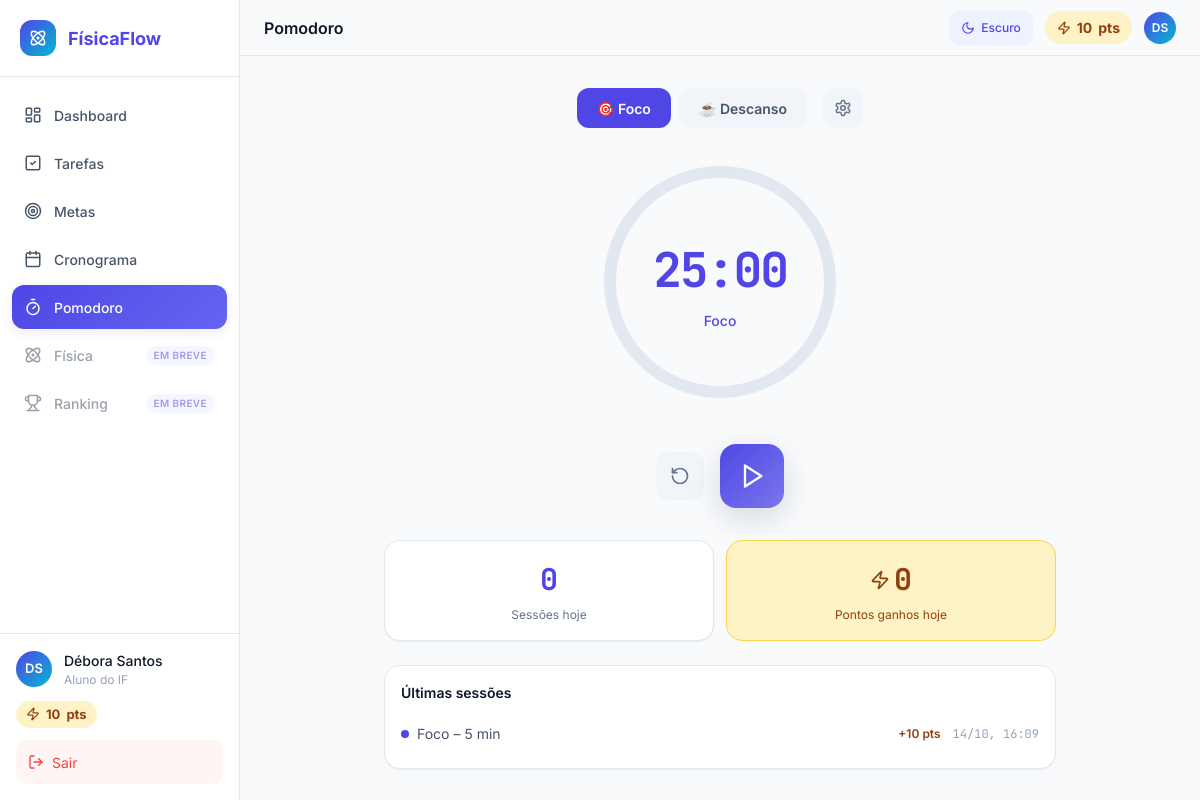
The page /pomodoro (signed in) on the database its author committed.
### app/models/student.py (models this page shows, shortened)
class Student(UserMixin, db.Model):
    id = db.Column(db.Integer, primary_key=True)
    name = db.Column(db.String(128), index=True, nullable=False)
    email = db.Column(db.String(128), index=True, unique=True, nullable=False)
    password_hash = db.Column(db.String(256), nullable=False)
    matricula_suap = db.Column(db.String(32), index=True, unique=True, nullable=True)
    is_if = db.Column(db.Boolean, default=False, nullable=False)
    team_id = db.Column(db.Integer, db.ForeignKey('team.id'), nullable=True)
    def get_id(self):
        return f"student:{self.id}"

### app/models/pomodoro_session.py (models this page shows, shortened)
class PomodoroSession(db.Model):
    __tablename__ = "pomodoro_session"
    STATUS = ("em_andamento", "concluida", "cancelada")
    MIN_MINUTOS = 5
    MAX_MINUTOS = 60
    PONTOS_POR_MINUTO = 2  # 25 min = 50 pontos, como no protótipo
    TOLERANCIA_SEGUNDOS = 5  # folga para o atraso da rede
    id = db.Column(db.Integer, primary_key=True)
    minutes = db.Column(db.Integer, nullable=False)
    status = db.Column(db.String(20), nullable=False, default="em_andamento")
    started_at = db.Column(db.DateTime, nullable=False, default=agora_utc)
    completed_at = db.Column(db.DateTime, nullable=True)
    points_awarded = db.Column(db.Integer, nullable=False, default=0)
    student_id = db.Column(
        db.Integer, db.ForeignKey("student.id"), nullable=False, index=True
    )
    student = db.relationship(
        "Student",
        backref=db.backref("pomodoro_sessions", lazy="dynamic", cascade="all, delete-orphan"),
    )
    @property
    def when_label(self):
        return descrever_quando(self.completed_at)

### app/routes.py (the view)
@app.route("/pomodoro")
@student_required
def pomodoro():
    return render_template(
        "pomodoro/index.html",
        hoje=PomodoroService.resumo_do_dia(current_user.id),
        sessoes=PomodoroService.ultimas(current_user.id),
        limites=PomodoroSession,
    )

### app/__init__.py (called while the page is built)
@login_manager.user_loader
def load_user(id_composto):
    from app.services.StudentService import StudentService
    from app.services.ProfessorService import ProfessorService
    try:
        tipo, id_puro = id_composto.split(":", 1)
    except ValueError:
        return None
    if tipo == "student":
        return StudentService.buscar_por_id(int(id_puro))
    if tipo == "professor":
        return ProfessorService.buscar_por_id(int(id_puro))
    return None

### app/routes.py (called while the page is built)
@app.context_processor
def injetar_pontos():
    usuario = current_user._get_current_object() if current_user else None
    if isinstance(usuario, Student):
        return {"pontos_total": PointsService.total(usuario.id)}
    return {"pontos_total": 0}

### app/services/PointsService.py (called while the page is built)
    @staticmethod
    def total(student_id):
        soma = (
            db.session.query(func.coalesce(func.sum(PointTransaction.amount), 0))
            .filter(PointTransaction.student_id == student_id)
            .scalar()
        )
        return int(soma)

### app/services/PomodoroService.py (called while the page is built)
    @staticmethod
    def resumo_do_dia(student_id):
        concluidas = PomodoroSession.query.filter(
            PomodoroSession.student_id == student_id,
            PomodoroSession.status == "concluida",
            PomodoroSession.completed_at >= inicio_do_dia_utc(),
        ).all()
        return {
            "sessions": len(concluidas),
            "points": sum(s.points_awarded for s in concluidas),
        }

    @staticmethod
    def ultimas(student_id, quantidade=5):
        return (
            PomodoroSession.query.filter_by(student_id=student_id, status="concluida")
            .order_by(PomodoroSession.completed_at.desc(), PomodoroSession.id.desc())
            .limit(quantidade)
            .all()
        )

### app/services/StudentService.py (called while the page is built)
    @staticmethod
    def buscar_por_id(id):
        return Student.query.get(id)

### app/timeutils.py (called while the page is built)
def agora_utc():
    return datetime.now(timezone.utc).replace(tzinfo=None)

def para_local(momento_utc):
    return momento_utc.replace(tzinfo=timezone.utc).astimezone(FUSO_LOCAL)

def inicio_do_dia_utc(referencia_utc=None):
    local = para_local(referencia_utc or agora_utc())
    meia_noite = local.replace(hour=0, minute=0, second=0, microsecond=0)
    return meia_noite.astimezone(timezone.utc).replace(tzinfo=None)

### app/templates/pomodoro/index.html (shortened to what this page needs)
{% extends "layouts/app_base.html" %}
{% from "components/macros.html" import icon %}
{% block page_title %}Pomodoro{% endblock %}
{% block content %}
<div class="pomo animate-fadeIn" data-pomodoro-page
     data-focus-min="{{ limites.MIN_MINUTOS }}" data-focus-max="{{ limites.MAX_MINUTOS }}">
  <div class="pomo-tabs">
    <button type="button" class="pomo-tab is-active" data-mode-tab="foco" aria-pressed="true">🎯 Foco</button>
    <button type="button" class="pomo-tab" data-mode-tab="descanso" aria-pressed="false">☕ Descanso</button>
    <button type="button" class="pomo-settings-btn" data-open-settings aria-label="Configurar durações">{{ icon('settings', 18) }}</button>
  </div>
  <div class="pomo-timer" role="timer" aria-label="Cronômetro do Pomodoro">
    <div class="pomo-time">
      <div class="pomo-digits" data-digits>25:00</div>
      <div class="pomo-mode-label" data-mode-label>Foco</div>
    </div>
  </div>
  <div class="pomo-controls">
    <button type="button" class="pomo-btn pomo-btn-reset" data-reset aria-label="Reiniciar">{{ icon('rotate-ccw', 20) }}</button>
    <button type="button" class="pomo-btn pomo-btn-play" data-toggle aria-label="Iniciar">
      <span class="when-paused">{{ icon('play', 28) }}</span>
    </button>
  </div>
  <div class="pomo-stats">
    <div class="card pomo-stat">
      <div class="pomo-stat-number" data-stat="sessions">{{ hoje.sessions }}</div>
      <div class="pomo-stat-label">Sessões hoje</div>
    </div>
    <div class="pomo-stat pomo-stat-points">
      <div class="pomo-stat-number">{{ icon('zap', 20) }}<span data-stat="points">{{ hoje.points }}</span></div>
      <div class="pomo-stat-label">Pontos ganhos hoje</div>
    </div>
  </div>
  <div data-history>{% include "pomodoro/_history.html" %}</div>
</div>
{% endblock %}

### app/templates/layouts/app_base.html (shortened to what this page needs)
{% extends "base.html" %}
{% from "components/macros.html" import icon, flash_toasts %}
{% set nav_items = [
  ('index',      'layout-dashboard', 'Dashboard'),
  ('tarefas',    'check-square',     'Tarefas'),
  ('metas',      'target',           'Metas'),
  ('cronograma', 'calendar',         'Cronograma'),
  ('pomodoro',   'timer',            'Pomodoro'),
  (None,         'atom',             'Física'),
  (None,         'trophy',           'Ranking'),
] %}
{% set partes = current_user.name.split() %}
{% set iniciais = (partes[0][0] ~ (partes[-1][0] if partes|length > 1 else ''))|upper %}
{% set pontos = pontos_total|default(0) %}
{% if 'professor' in current_user.get_id() %}
  {% set papel = 'Professor' %}
{% elif current_user.is_if %}
  {% set papel = 'Aluno do IF' %}
{% else %}
  {% set papel = 'Estudante' %}
{% endif %}
{% block body %}
<div class="app">
  <aside class="sidebar" data-sidebar>
    <div class="brand">
      <a class="brand-link" href="{{ url_for('index') }}">
        <span class="brand-mark">{{ icon('atom', 18) }}</span>
        <span class="brand-name">FísicaFlow</span>
      </a>
    </div>
    <nav class="nav" aria-label="Menu principal">
      {% for endpoint, icone, rotulo in nav_items %}
        {% if endpoint %}
          <a class="nav-item{% if request.endpoint == endpoint %} is-active{% endif %}"
             href="{{ url_for(endpoint) }}"
             {% if request.endpoint == endpoint %}aria-current="page"{% endif %}>
            {{ icon(icone, 18) }} {{ rotulo }}
          </a>
        {% else %}
          <span class="nav-item is-disabled" aria-disabled="true">
            {{ icon(icone, 18) }} {{ rotulo }} <span class="nav-soon">em breve</span>
          </span>
        {% endif %}
      {% endfor %}
    </nav>
    <div class="sidebar-footer">
      <div class="user">
        <div class="avatar">{{ iniciais }}</div>
        <div class="user-info">
          <div class="user-name">{{ current_user.name }}</div>
          <div class="user-role">{{ papel }}</div>
        </div>
      </div>
      <div class="points-badge points-badge-side" title="Seus pontos">{{ icon('zap', 14) }} <span data-points>{{ pontos }}</span> pts</div>
      <a class="logout" href="{{ url_for('logout') }}">{{ icon('log-out', 16) }} Sair</a>
    </div>
  </aside>
  <div class="app-main">
    <header class="topbar">
      <h1 class="topbar-title">{% block page_title %}Dashboard{% endblock %}</h1>
      <div class="topbar-actions">
        <button type="button" class="theme-toggle" data-theme-toggle>
          <span class="to-dark">{{ icon('moon', 14) }} Escuro</span>
        </button>
        <div class="points-badge points-badge-top" title="Seus pontos">{{ icon('zap', 14) }} <span data-points>{{ pontos }}</span> pts</div>
        <div class="avatar avatar-sm" title="{{ current_user.name }}">{{ iniciais }}</div>
      </div>
    </header>
    <main class="app-content">
      {% block content %}{% endblock %}
    </main>
  </div>
</div>
{% endblock %}

### app/templates/pomodoro/_history.html
{% if sessoes %}
<section class="card pomo-history">
  <h3 class="pomo-history-title">Últimas sessões</h3>
  <ul class="pomo-history-list">
    {% for s in sessoes %}
    <li class="pomo-history-item">
      <span class="pomo-history-what"><span class="pomo-dot" aria-hidden="true"></span> Foco – {{ s.minutes }} min</span>
      <span class="pomo-history-points">+{{ s.points_awarded }} pts</span>
      <span class="pomo-history-time">{{ s.when_label }}</span>
    </li>
    {% endfor %}
  </ul>
</section>
{% endif %}

### rows shown on the page
Student: name "Débora Santos"
PomodoroSession: minutes "5", points_awarded "10", when_label "14/10, 16:09"

### other values the page prints
{{ rotulo }} "Dashboard" "Tarefas" "Metas" "Cronograma" "Pomodoro"
{{ rotulo }} "Física" "Ranking"
{{ iniciais }} "DS"
{{ papel }} "Aluno do IF"
{{ pontos }} "10"
{{ hoje.sessions }} "0"
{{ hoje.points }} "0"
